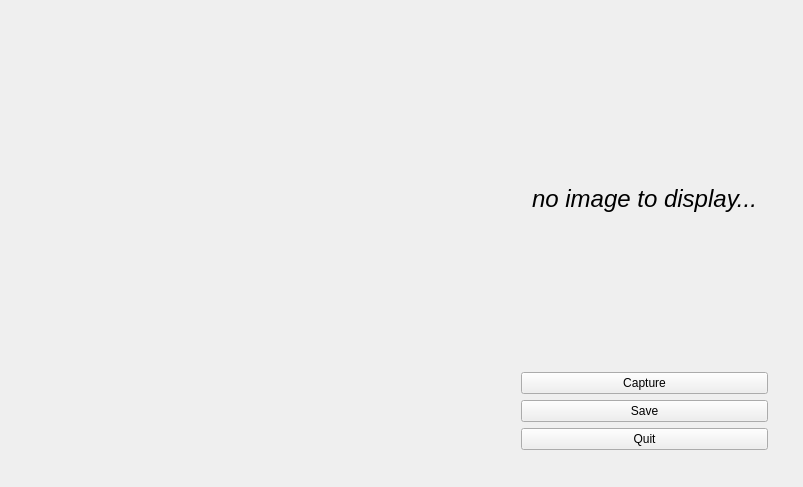
<?xml version="1.0" encoding="UTF-8"?>
<ui version="4.0">
 <class>MainWindow</class>
 <widget class="QMainWindow" name="MainWindow">
  <property name="geometry">
   <rect>
    <x>0</x>
    <y>0</y>
    <width>803</width>
    <height>487</height>
   </rect>
  </property>
  <property name="windowTitle">
   <string>MainWindow</string>
  </property>
  <widget class="QWidget" name="centralWidget">
   <widget class="QLabel" name="ImageViewer">
    <property name="geometry">
     <rect>
      <x>20</x>
      <y>20</y>
      <width>481</width>
      <height>441</height>
     </rect>
    </property>
    <property name="text">
     <string/>
    </property>
   </widget>
   <widget class="QWidget" name="">
    <property name="geometry">
     <rect>
      <x>510</x>
      <y>20</y>
      <width>269</width>
      <height>441</height>
     </rect>
    </property>
    <layout class="QVBoxLayout" name="verticalLayout">
     <item>
      <widget class="QLabel" name="ImageCapture">
       <property name="font">
        <font>
         <family>Ubuntu</family>
         <pointsize>18</pointsize>
         <italic>true</italic>
        </font>
       </property>
       <property name="text">
        <string>no image to display...</string>
       </property>
       <property name="textFormat">
        <enum>Qt::AutoText</enum>
       </property>
       <property name="alignment">
        <set>Qt::AlignCenter</set>
       </property>
       <property name="wordWrap">
        <bool>false</bool>
       </property>
      </widget>
     </item>
     <item>
      <widget class="QPushButton" name="captureButton">
       <property name="text">
        <string>Capture</string>
       </property>
      </widget>
     </item>
     <item>
      <widget class="QPushButton" name="saveButton">
       <property name="text">
        <string>Save</string>
       </property>
      </widget>
     </item>
     <item>
      <widget class="QPushButton" name="quitButton">
       <property name="text">
        <string>Quit</string>
       </property>
      </widget>
     </item>
    </layout>
   </widget>
  </widget>
 </widget>
 <layoutdefault spacing="6" margin="11"/>
 <resources/>
 <connections/>
</ui>
